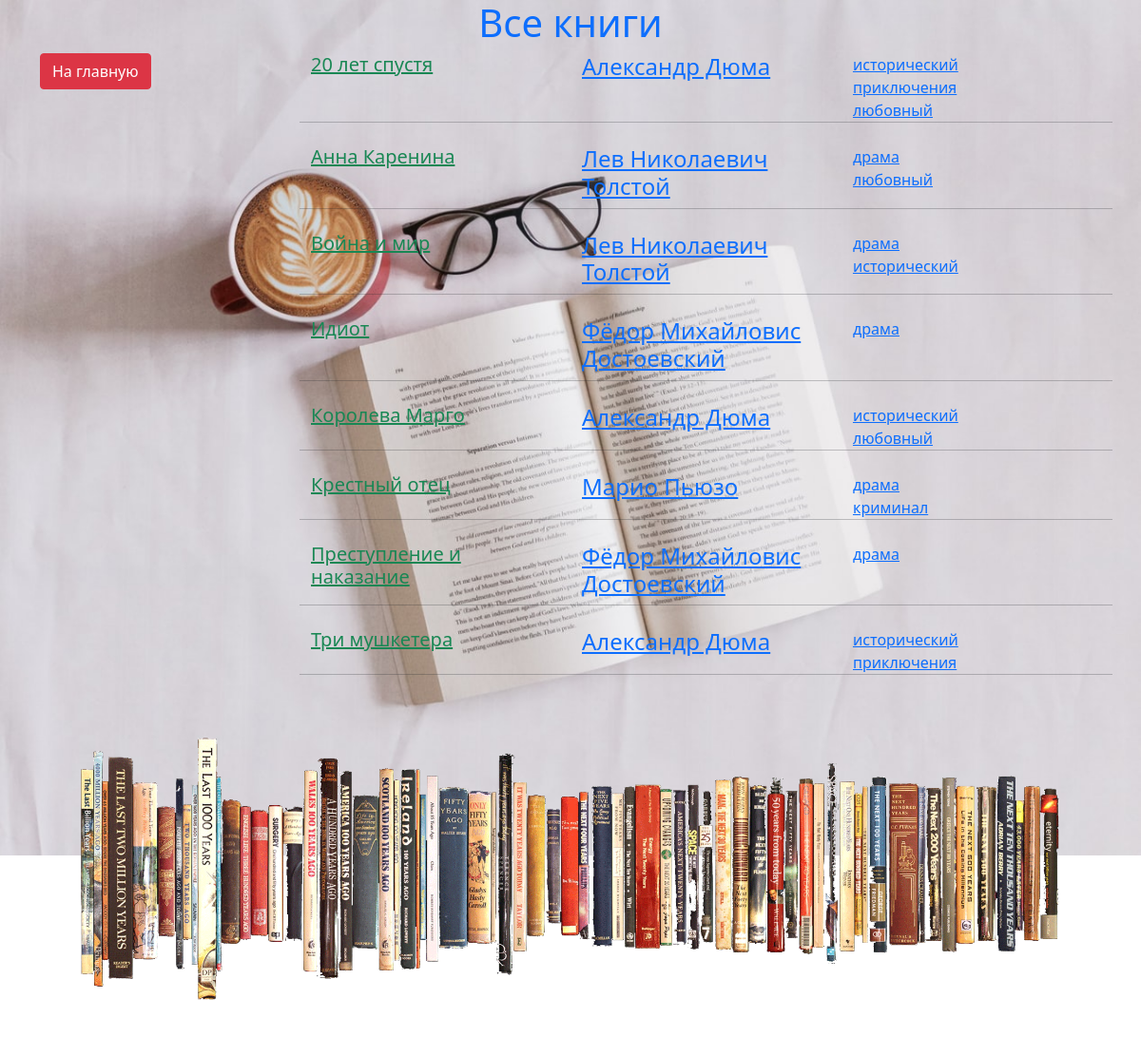
/catalog/books/, run on the app's committed database.
### catalog/models.py (models this page shows, shortened)
class Book(models.Model):
    title = models.CharField('название', max_length=40)
    author = models.ForeignKey(Author, help_text='автор',
                               on_delete=models.SET_NULL, null=True, blank=True)
    genres = models.ManyToManyField(Genre, help_text='жанры')
    def  __str__(self):
        return self.title
    def url(self):
        return reverse('catalog:book_detail', args=(self.id,))
    class Meta:
        ordering = ['title']

class Author(models.Model):
    last = models.CharField('фамилия', max_length=20)
    first = models.CharField('имя', max_length=20)
    date_of_birth = models.DateField('родился',
                                     blank=True, null=True)
    img = models.URLField('портрет', blank=True, null=True)
    def __str__(self):
        return f'{self.first} {self.last}'
    def url(self):
        return reverse('catalog:author_detail', args=(self.id,))
    class Meta:
        ordering = ['last']

class Genre(models.Model):
    name = models.CharField('жанр', max_length=20)
    def __str__(self):
        return self.name
    def url(self):
        return reverse('catalog:genre_detail', args=(self.id,))

### catalog/views.py (the view)
# urls.py: path('books/', views.book_list, name='books'),
def book_list(request):
    context = {
        'books': Book.objects.all(),
    }
    return render(request, 'catalog/book_list.html',
                  context)

### catalog/templates/catalog/book_list.html (shortened to what this page needs)
{% extends 'catalog/base.html' %}
{% block main %}
{% for book in books %}
<div class="row mb-2" >
        <div class="col-4">
            <h5><a href="{{ book.url }}" class="text-success">
               {{ book }}</a></h5>
        </div>
    <div class="col-4">
            <h4><a href="{{ book.author.url }}"
            class="text-primary">
            {{ book.author }}</a></h4>
    </div>
    <div class="col-4">
        {% for genre in book.genres.all %}
            <a href="{{ genre.url }}"> {{ genre }}</a><br>
        {% endfor %}
    </div>
<hr>
</div>
{% endfor %}
{% endblock %}

### catalog/templates/catalog/base.html (shortened to what this page needs)
<!DOCTYPE html>
{% load static %}
<html lang="en">
<head>
    <link href="https://cdn.jsdelivr.net/npm/bootstrap@5.0.0-beta1/dist/css/bootstrap.min.css" rel="stylesheet">
    <link  rel="stylesheet" href="{% static 'catalog/css/style.css' %}">
</head>
<body>
<div class="container">
<h1 class="text-center text-primary">
</h1>
    <div class="row">
        <div class="col-3">
            <a class="btn btn-danger"
               href="{% url 'catalog:index' %}">
               На главную
           </a>
        </div>
        <div class="col-9">
        {% block main %}{% endblock%}
        </div>
    </div>
    {% include 'catalog/footer.html' %}
</div>
</body>
</html>

### catalog/templates/catalog/footer.html
{% load static %}
<div class="row">
<img src="{% static 'catalog/img/banner.png' %}" class="img-fluid" height="10%">
</div>

### catalog/static/catalog/css/style.css (style rules this page uses)
body { background: url('../img/bg.jpg') no-repeat; background-size: 100%; }

### data on the page
Book: title "20 лет спустя", author "Александр Дюма"
Genre: name "исторический"
Genre: name "приключения"
Genre: name "любовный"
Book: title "Анна Каренина", author "Лев Николаевич Толстой"
Genre: name "драма"
Book: title "Война и мир", author "Лев Николаевич Толстой"
Book: title "Идиот", author "Фёдор Михайловис Достоевский"
Book: title "Королева Марго", author "Александр Дюма"
Book: title "Крестный отец", author "Марио Пьюзо"
Genre: name "криминал"
Book: title "Преступление и наказание", author "Фёдор Михайловис Достоевский"
Book: title "Три мушкетера", author "Александр Дюма"
